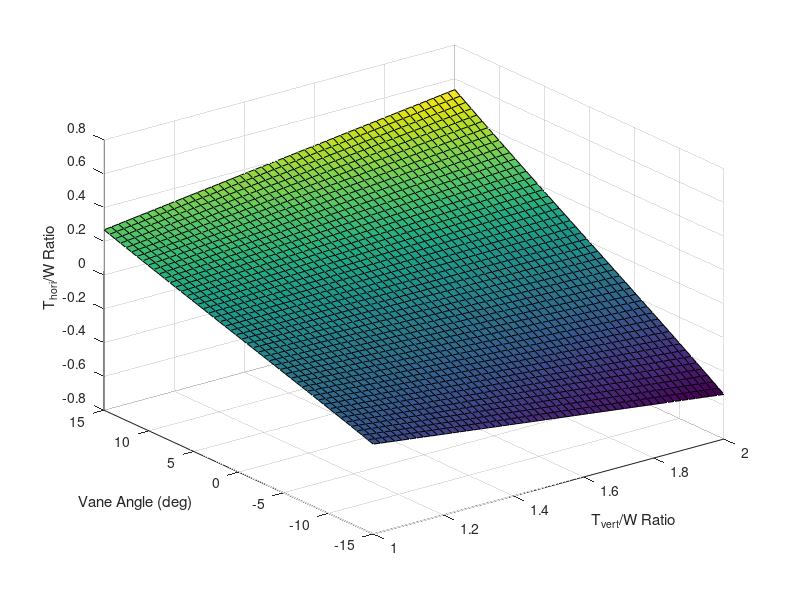
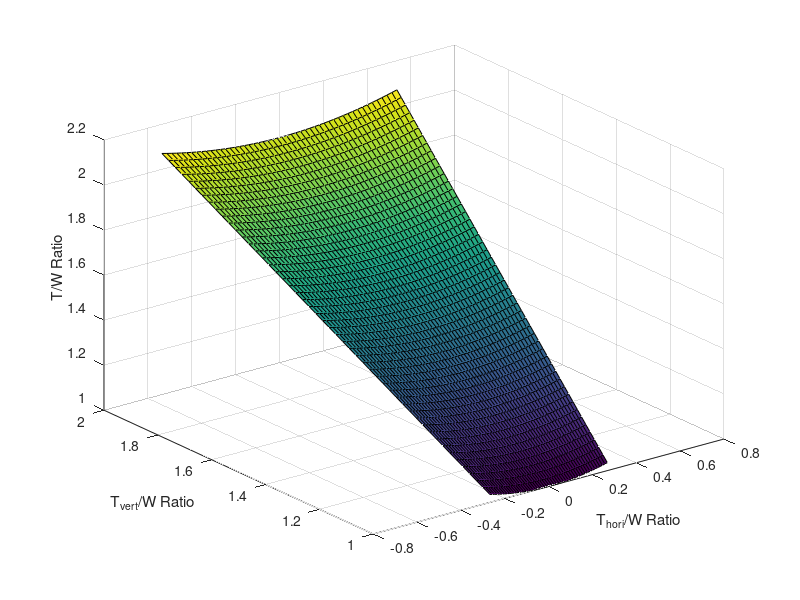

MATLAB code for these plots, in order:
nsamples = 50; % Number of samples for numerical estimation

% Expected operating range of thurst vector deflectin angle.
thMin = -15; % Degrees, 
thMax = 15; % Degrees.

TyMin = 1; % Ty/Weight. Minimum thrust expected.
TyMax = 2; % Ty/Wight, Max Vertical thrust expected.

theta = linspace(thMin, thMax, nsamples);
Ty = linspace(TyMin, TyMax, nsamples);

[TY, TH] = meshgrid(Ty, theta);

Tx = TY .* tand(TH);

surf(TY, TH, Tx)

xlabel("T_{vert}/W Ratio")
ylabel("Vane Angle (deg)")
zlabel('T_{hori}/W Ratio')


Thrust = sqrt(Tx.^2 + TY.^2);

figure
surf(Tx, TY, Thrust)
xlabel("T_{hori}/W Ratio")
ylabel("T_{vert}/W Ratio")
zlabel('T/W Ratio')